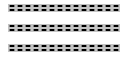

Below is a game level as drawn by its tile map, then a one-line description and the .tmx file that defines it, in full:
An orthogonal 16x16 tile map with 8x4 px tiles, 1 tile layer (Tile Layer 1).

<map version="1.4" tiledversion="1.4.3" orientation="orthogonal" renderorder="right-down" width="16" height="16" tilewidth="8" tileheight="4" infinite="0" nextlayerid="5" nextobjectid="4">
 <editorsettings>
  <export target="level0.lvl" format="bustfree" />
 </editorsettings>
 <tileset firstgid="1" source="Bricks.tsx" />
 <layer id="1" name="Tile Layer 1" width="16" height="16">
  <data encoding="csv">
1,1,1,1,1,1,1,1,1,1,1,1,1,1,1,1,
1,2,2,2,2,2,2,2,2,2,2,2,2,2,2,1,
1,2,2,2,2,2,2,2,2,2,2,2,2,2,2,1,
1,1,1,1,1,1,1,1,1,1,1,1,1,1,1,1,
1,1,1,1,1,1,1,1,1,1,1,1,1,1,1,1,
1,1,1,1,1,1,1,1,1,1,1,1,1,1,1,1,
1,2,2,2,2,2,2,2,2,2,2,2,2,2,2,1,
1,2,2,2,2,2,2,2,2,2,2,2,2,2,2,1,
1,1,1,1,1,1,1,1,1,1,1,1,1,1,1,1,
1,1,1,1,1,1,1,1,1,1,1,1,1,1,1,1,
1,1,1,1,1,1,1,1,1,1,1,1,1,1,1,1,
1,2,2,2,2,2,2,2,2,2,2,2,2,2,2,1,
1,2,2,2,2,2,2,2,2,2,2,2,2,2,2,1,
1,1,1,1,1,1,1,1,1,1,1,1,1,1,1,1,
1,1,1,1,1,1,1,1,1,1,1,1,1,1,1,1,
1,1,1,1,1,1,1,1,1,1,1,1,1,1,1,1
</data>
 </layer>
</map>